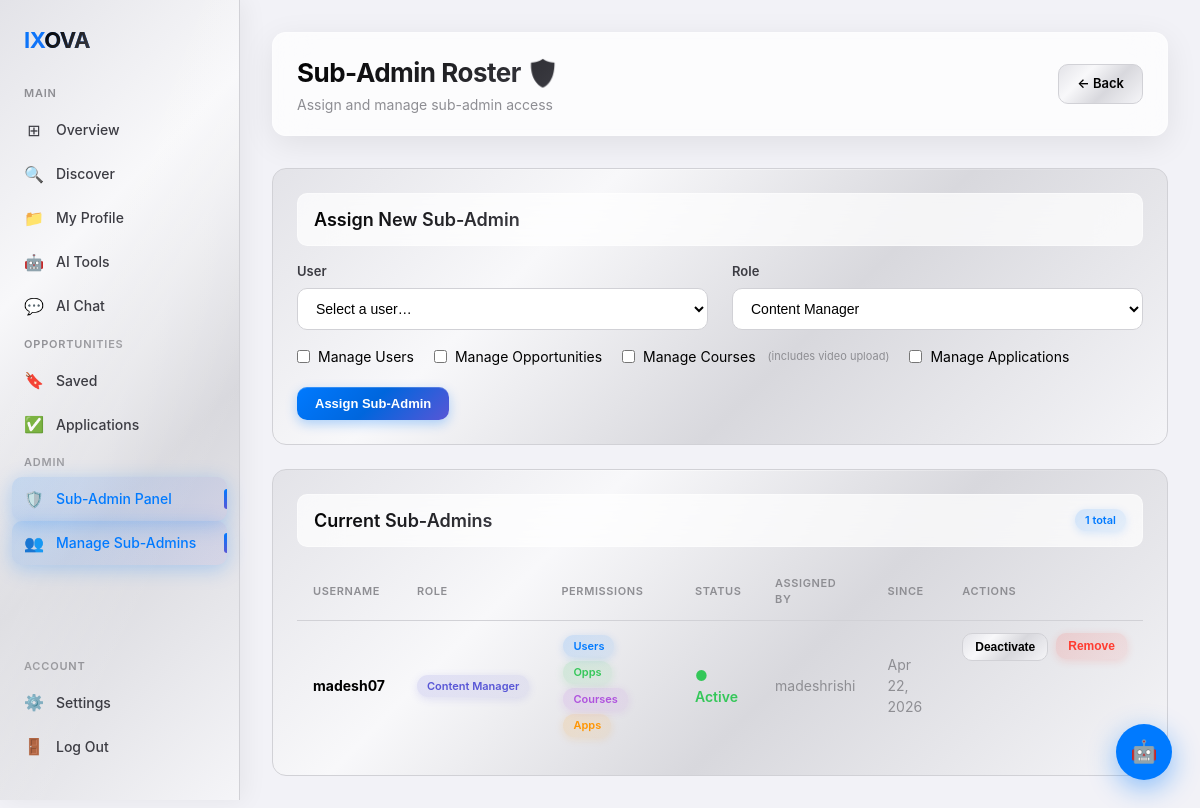
The app's page /subadmin/manage/ (signed in) with its own data.
### core/models.py (models this page shows, shortened)
class SubAdmin(models.Model):
    ROLE_CHOICES = [
        ('content', 'Content Manager'),
        ('support', 'Support Manager'),
        ('moderator', 'Moderator'),
    ]
    user = models.OneToOneField(User, on_delete=models.CASCADE, related_name='sub_admin')
    role = models.CharField(max_length=20, choices=ROLE_CHOICES)
    can_manage_users = models.BooleanField(default=False)
    can_manage_opportunities = models.BooleanField(default=False)
    can_manage_courses = models.BooleanField(default=False)
    can_manage_applications = models.BooleanField(default=False)
    assigned_by = models.ForeignKey(User, on_delete=models.SET_NULL, null=True, related_name='assigned_subadmins')
    is_active = models.BooleanField(default=True)
    created_at = models.DateTimeField(default=timezone.now)

### core/views.py (the view, shortened to what this page needs)
# urls.py: path('subadmin/manage/', views.subadmin_manage, name='subadmin_manage'),
@login_required
def subadmin_manage(request):
    if not request.user.is_superuser:
        messages.error(request, 'Superuser access required.')
        return redirect('dashboard')
    subadmins = SubAdmin.objects.select_related('user', 'assigned_by').order_by('-created_at')
    regular_users = User.objects.filter(sub_admin__isnull=True, is_superuser=False).order_by('username')
    return render(request, 'subadmin/manage.html', {'subadmins': subadmins, 'regular_users': regular_users})

### templates/subadmin/manage.html (shortened to what this page needs)
{% extends 'base.html' %}
{% block content %}
<div class="topbar">
  <div class="topbar-greeting">
    <h1>Sub-Admin Roster 🛡️</h1>
    <p>Assign and manage sub-admin access</p>
  </div>
  <div class="topbar-actions">
    <a href="{% url 'subadmin_dashboard' %}" class="btn btn-secondary">← Back</a>
  </div>
</div>
<div class="card fade-up fade-up-1" style="margin-bottom:24px">
  <div class="section-header">
    <h2 class="section-title">Assign New Sub-Admin</h2>
  </div>
  <form method="post">
    <div class="two-col" style="margin-bottom:16px">
      <div class="form-group" style="margin-bottom:0">
        <label class="form-label">User</label>
        <select name="user_id" required class="form-control">
          <option value="">Select a user…</option>
        </select>
      </div>
      <div class="form-group" style="margin-bottom:0">
        <label class="form-label">Role</label>
        <select name="role" required class="form-control">
          <option value="content">Content Manager</option>
        </select>
      </div>
    </div>
    <div style="display:flex;gap:20px;flex-wrap:wrap;margin-bottom:20px">
      <label style="display:flex;align-items:center;gap:8px;font-size:14px;cursor:pointer">
        <input type="checkbox" name="can_manage_users"> Manage Users
      </label>
      <label style="display:flex;align-items:center;gap:8px;font-size:14px;cursor:pointer">
        <input type="checkbox" name="can_manage_opportunities"> Manage Opportunities
      </label>
      <label style="display:flex;align-items:center;gap:8px;font-size:14px;cursor:pointer">
        <input type="checkbox" name="can_manage_courses"> Manage Courses <span style="font-size:11px;color:var(--text-3);margin-left:4px">(includes video upload)</span>
      </label>
      <label style="display:flex;align-items:center;gap:8px;font-size:14px;cursor:pointer">
        <input type="checkbox" name="can_manage_applications"> Manage Applications
      </label>
    </div>
    <button type="submit" class="btn btn-primary">Assign Sub-Admin</button>
  </form>
</div>
<div class="card fade-up fade-up-2 table-wrap">
  <div class="section-header">
    <h2 class="section-title">Current Sub-Admins</h2>
    <span class="badge badge-blue">{{ subadmins.count }} total</span>
  </div>
  <table class="sa-table">
    <thead>
      <tr>
        <th>Username</th>
        <th>Role</th>
        <th>Permissions</th>
        <th>Status</th>
        <th>Assigned By</th>
        <th>Since</th>
        <th>Actions</th>
      </tr>
    </thead>
    <tbody>
      {% for sa in subadmins %}
      <tr>
        <td><strong>{{ sa.user.username }}</strong></td>
        <td><span class="badge badge-indigo">{{ sa.get_role_display }}</span></td>
        <td style="font-size:12px">
          {% if sa.can_manage_users %}<span class="badge badge-blue" style="margin:2px">Users</span>{% endif %}
          {% if sa.can_manage_opportunities %}<span class="badge badge-green" style="margin:2px">Opps</span>{% endif %}
          {% if sa.can_manage_courses %}<span class="badge badge-purple" style="margin:2px">Courses</span>{% endif %}
          {% if sa.can_manage_applications %}<span class="badge badge-orange" style="margin:2px">Apps</span>{% endif %}
        </td>
        <td>
          {% if sa.is_active %}
            <span class="status-active">● Active</span>
          {% else %}
            <span class="status-inactive">● Inactive</span>
          {% endif %}
        </td>
        <td style="color:var(--text-3)">{{ sa.assigned_by.username|default:"—" }}</td>
        <td style="color:var(--text-3)">{{ sa.created_at|date:"M d, Y" }}</td>
        <td style="display:flex;gap:8px">
          <form method="post">
            <button type="submit" class="btn btn-sm btn-secondary">
              {% if sa.is_active %}Deactivate{% else %}Activate{% endif %}
            </button>
          </form>
          <form method="post" onsubmit="return confirm('Remove {{ sa.user.username }} as sub-admin?')">
            <button type="submit" class="btn btn-sm btn-danger">Remove</button>
          </form>
        </td>
      </tr>
      {% empty %}
      <tr><td colspan="7" style="text-align:center;color:var(--text-3);padding:40px">No sub-admins assigned yet.</td></tr>
      {% endfor %}
    </tbody>
  </table>
</div>
{% endblock %}

### records on screen
SubAdmin: user.username "madesh07", role "Content Manager", can_manage_users "Users", can_manage_opportunities "Opps", can_manage_courses "Courses", can_manage_applications "Apps", is_active "● Active", assigned_by.username "madeshrishi", created_at "Apr 22, 2026"

### other values on screen
{{ subadmins.count }} "1"
